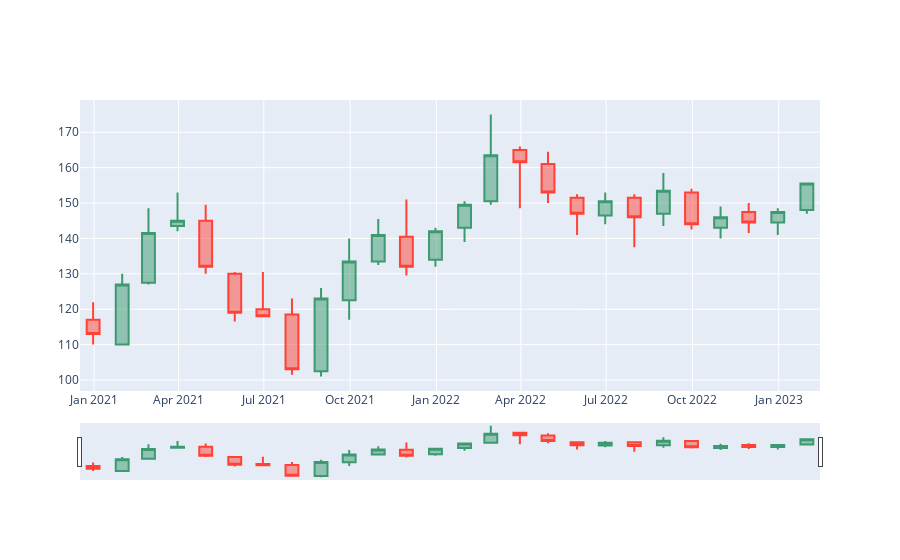

Notebook cell for this chart:
### Code cell
fig = go.Figure(data=[go.Candlestick(
                        x=re_df1m['Date'],
                        open=re_df1m['Open'],
                        high=re_df1m['High'],
                        low=re_df1m['Low'],
                        close=re_df1m['Close']
)])

fig.show()
